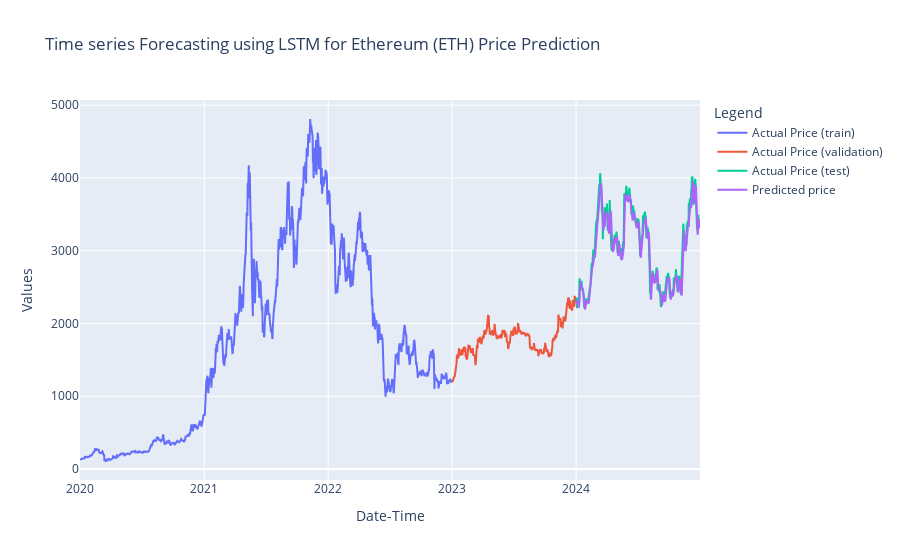

Notebook cell for this chart:
### Code cell
# Plot the results
import plotly.graph_objects as go

fig = go.Figure()
fig.add_trace(go.Scatter(x=train.Date, y=train.Close, mode='lines', name='Actual Price (train)'))
fig.add_trace(go.Scatter(x=validation.Date, y=validation.Close, mode='lines', name='Actual Price (validation)'))
fig.add_trace(go.Scatter(x=test.Date, y=test.Close, mode='lines', name='Actual Price (test)'))
fig.add_trace(go.Scatter(x=test.Date, y=test.Predictions, mode='lines', name='Predicted price'))
fig.update_layout(
    title="Time series Forecasting using LSTM for Ethereum (ETH) Price Prediction",
    xaxis_title="Date-Time",
    yaxis_title="Values",
    legend_title="Legend",
)
fig.show()

### Figure 1 — Plotly figure (JSON) as saved in the notebook; plotly's stock layout.template omitted (floating-point values rounded to 4 significant figures; data arrays with more than 128 entries replaced by an {"elided": "..."} marker saying what was removed)
{"data": [{"mode": "lines", "name": "Actual Price (train)", "type": "scatter", "x": {"elided": "1096 str values"}, "y": {"elided": "1096 float values"}}, {"mode": "lines", "name": "Actual Price (validation)", "type": "scatter", "x": {"elided": "365 str values"}, "y": {"elided": "365 float values"}}, {"mode": "lines", "name": "Actual Price (test)", "type": "scatter", "x": {"elided": "366 str values"}, "y": {"elided": "366 float values"}}, {"mode": "lines", "name": "Predicted price", "type": "scatter", "x": {"elided": "366 str values"}, "y": {"elided": "366 float values"}}], "layout": {"legend": {"title": {"text": "Legend"}}, "title": {"text": "Time series Forecasting using LSTM for Ethereum (ETH) Price Prediction"}, "xaxis": {"title": {"text": "Date-Time"}}, "yaxis": {"title": {"text": "Values"}}}}
